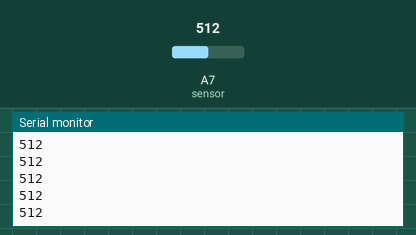
Simulated run of this sketch. Board: Arduino Nano, built with avr-gcc and run on an emulated ATmega328P. On the bench: the last lines printed to the serial monitor. Inputs (shaded band) come from the test bench; at power-on: A7 (sensor) = 512.

Above: at 1.2 s.
1.3 s: A7 (sensor) set to 716
At 2.3 s:
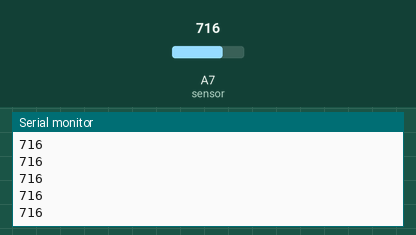
2.8 s: A7 (sensor) set to 900
At 3.7 s:
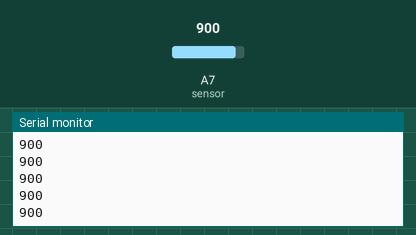
Timing chart, 0 to 5.8 s (numbered marks = the images above; inputs shaded):
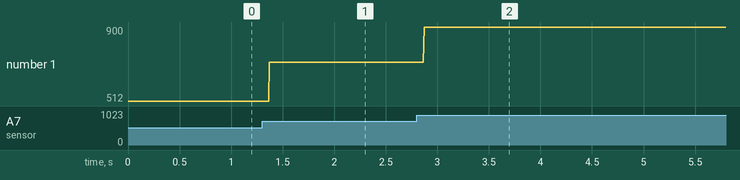

The sketch:

220928_FSR.ino
```cpp
int sensor = A7;

void setup() {
  Serial.begin(9600);
}

void loop() {
  int val = analogRead(sensor);
  Serial.println(val);
}
```

Measured:
- after the input at 1.3 s, the serial monitor: prints a new line after 0.07 s (image 1)
- after the input at 2.8 s, the serial monitor: prints a new line after 0.07 s (image 2)
- plotted number 1: 512 → 716 after the input at 1.3 s, 716 → 900 after the input at 2.8 s
